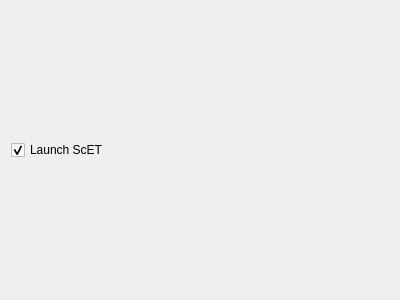
<?xml version="1.0" encoding="UTF-8"?>
<ui version="4.0">
 <class>LaunchApplicationForm</class>
 <widget class="QWidget" name="LaunchApplicationForm">
  <property name="geometry">
   <rect>
    <x>0</x>
    <y>0</y>
    <width>400</width>
    <height>300</height>
   </rect>
  </property>
  <property name="windowTitle">
   <string>Form</string>
  </property>
  <layout class="QVBoxLayout" name="verticalLayout">
   <item>
    <widget class="QCheckBox" name="LaunchApplication">
     <property name="text">
      <string>Launch ScET</string>
     </property>
     <property name="checked">
      <bool>true</bool>
     </property>
    </widget>
   </item>
  </layout>
 </widget>
 <resources/>
 <connections/>
</ui>
